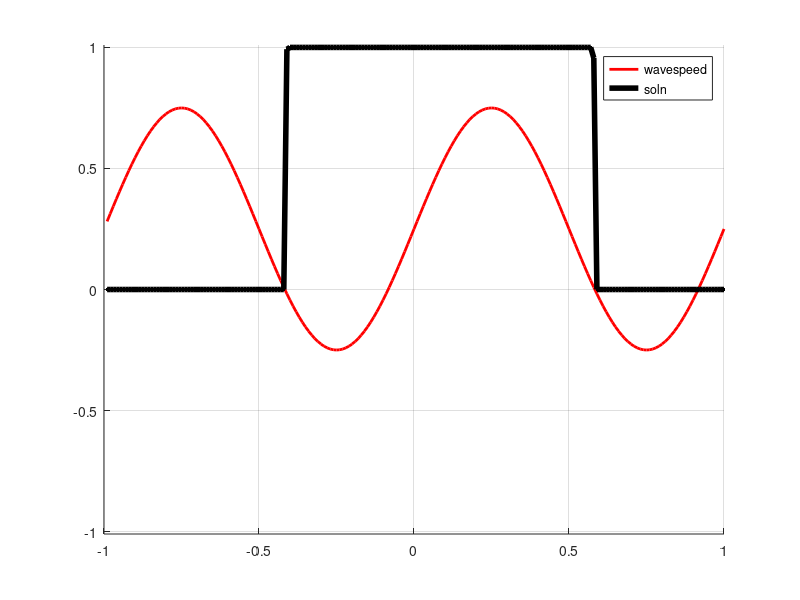

Reproduce this figure in MATLAB.
% explicit solution of advection eqn  u_t + a(x) u_x, periodic BCs

% Grid and initial data:
h = .01;
x = (-1+h:h:1)';
a = 0.5*sin(2*pi*x) + 0.25;
k = .25*h/max(abs(a));
v = abs(x-0.0)<.1;  % initial data: square wave

figure(1); clf; hold on;
plot(x,a, 'r-', 'linewidth', 2);
plt = plot(x,v,'k.-', 'linewidth',4);
legend('wavespeed', 'soln');
axis([-1 1 -1.01 1.01])
grid on

% Sparse matrices for finite differences
N = length(x);  e = ones(N,1);
Db = spdiags([-e  e], [-1 0], N, N);  % backward difference
Df = spdiags([-e  e], [0  1], N, N);  % forward difference
Db(1,end) = -1;
Df(end,1) = 1;
Db = 1/h * Db;
Df = 1/h * Df;

Tf = 5;
% adjust either final time or time-step to have integer steps
numsteps = ceil(Tf / k);
%k = Tf / numsteps
Tf = k*numsteps;

disp('paused'); pause

% Time-stepping:
for n=1:numsteps
  vnew = v + k*(-a.*(...
      (a > 0).*(Db*v) + (a <= 0).*(Df*v) ));
  v = vnew;
  set(plt,'ydata',v)
  drawnow
  %pause
end

